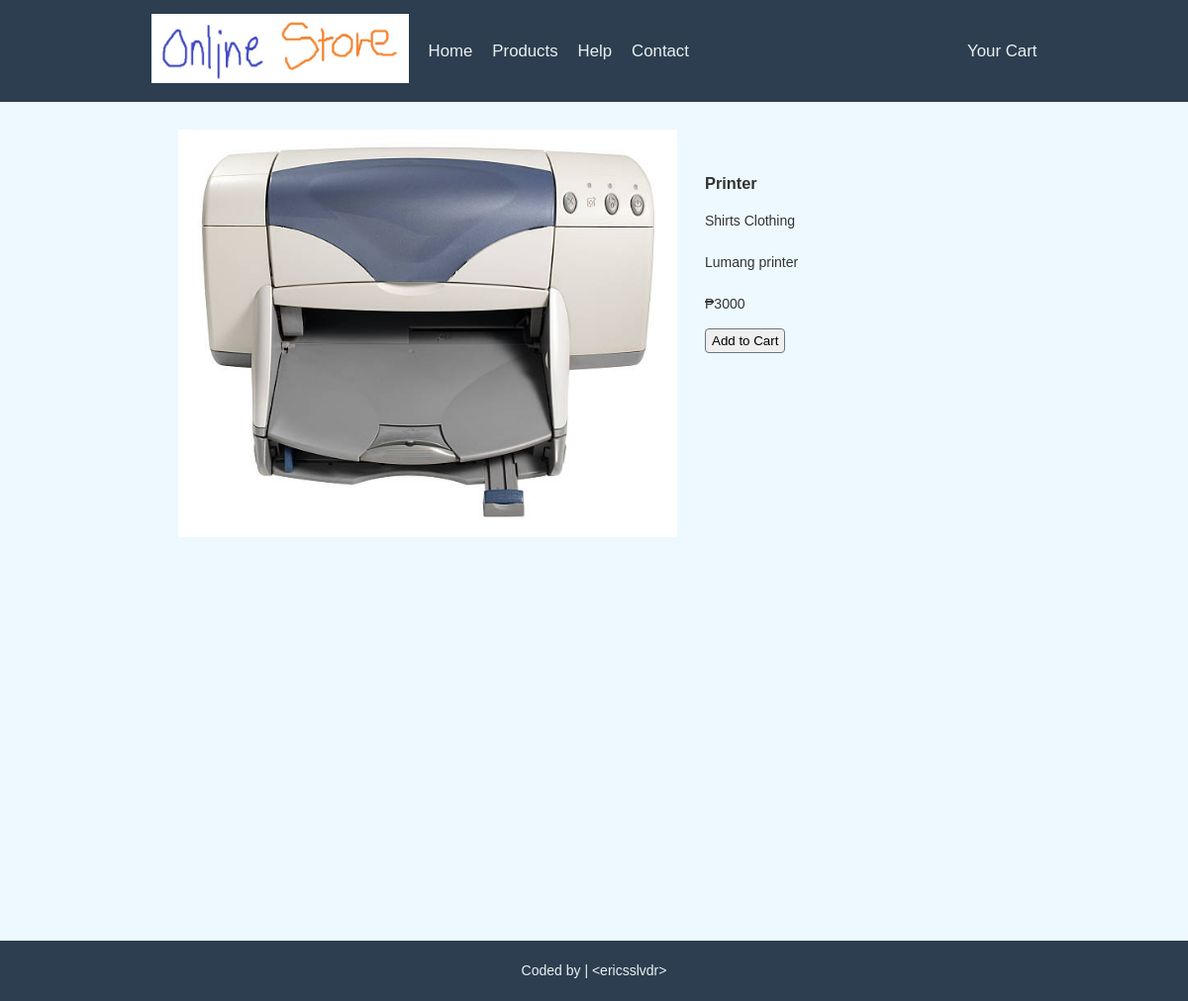
Page /views/product.php?id=14 on the committed database.
### tables this page shows
CREATE TABLE `products` (
  `id` int(11) NOT NULL,
  `product_name` varchar(255) NOT NULL,
  `price` varchar(16) NOT NULL,
  `details` text NOT NULL,
  `category` varchar(16) NOT NULL,
  `subcategory` varchar(16) NOT NULL,
  `date_added` date NOT NULL
);

### scripts/product-details.php (called while the page is built, shortened)
<?php
require('../scripts/database.php');
if (isset($_GET['id'])) {
    $id = preg_replace('#[^0-9]#i', '', $_GET['id']);
    $sql = mysqli_query($con, "SELECT *
                            FROM products
                            WHERE id = $id
                            LIMIT 1");
    $productCount = mysqli_num_rows($sql);;
    if ($productCount > 0) {
        while ($row = mysqli_fetch_array($sql)) {
            $product_name = $row['product_name'];
            $price = $row['price'];
            $details = $row['details'];
            $category = $row['category'];
            $subcategory = $row['subcategory'];
        }
    } else {
        echo "That item does not exist.";
        exit();
    }
} else {
    echo "Data to render this page is missing.";
    exit();
}

### views/includes/product-content.php (the view, shortened to what this page needs)
<div class="prod-img">
    <img src="../inventory-images/<?= $id; ?>.jpg" alt="<?= $product_name; ?>">
</div>
<div class="details">
    <div class="info">
        <?php
        echo '<h3>' . $product_name . '</h3>
                ' . $subcategory . ' ' . $category . '
                <br><br>
                ' . $details . '
                <br><br>
                ₱' . $price . '';
        ?>
    </div>
    <div class="addToCart">
        <form method="post" action="cart.php">
            <input type="submit" name="button" class="pointer button cancel" value="Add to Cart">
        </form>
    </div>
</div>

### views/css/styles.css (style rules this page uses)
* { box-sizing: border-box; }
body { margin: 0; font-family: Arial, Helvetica, sans-serif; font-size: 14px; color: #333; line-height: 1.5em; background-color: #eef9ff; }
.prod-img { width: 60%; }
.prod-img img { width: 100%; height: 100%; }
.details { width: 40%; display: flex; flex-direction: column; padding: 2em; }
.details .info { margin-bottom: 1em; }
.pointer { cursor: pointer; border: 1px solid; height: 25px; border-radius: 4px; }
.button { border-color: #6c757d; }

### rows in the picture
products: product_name "Printer", subcategory "Shirts", category "Clothing", details "Lumang printer", price "3000"
